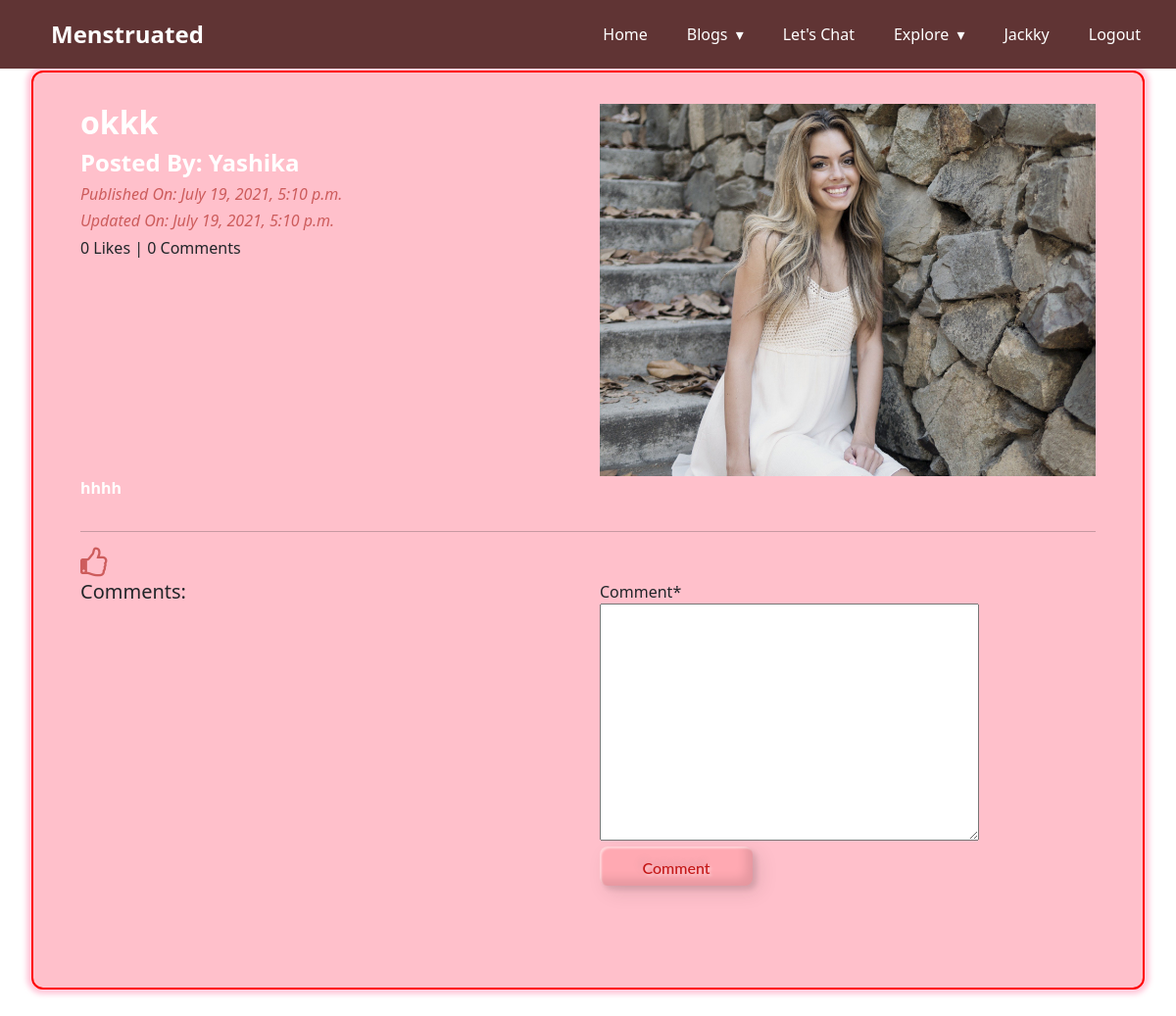
Screenshot of /blog/details/okkk-8022f0fc-eb45-4fe8-b203-3067a86c0cef (signed in) with the database file from the repository.
### App_Blog/models.py (models this page shows, shortened)
class Blog(models.Model):
    author = models.ForeignKey(User, on_delete=models.CASCADE,related_name='post_author')
    blog_title = models.CharField(max_length=264, verbose_name="Put a Title")
    slug = models.SlugField(max_length=264, unique=True)
    blog_content = models.TextField(verbose_name="What is on your mind?")
    blog_image = models.ImageField(upload_to='blog_images', verbose_name="Blog Image")
    public_date = models.DateTimeField(auto_now_add = True)
    update_date = models.DateTimeField(auto_now=True)
    class Meta:
        ordering =['-public_date']

### App_Blog/views.py (the view, shortened to what this page needs)
# urls.py: path('details/<slug:slug>',views.blog_details,name='blog_details'),
def blog_details(request,slug):
     blog = Blog.objects.get(slug=slug)
     comment_form = CommentForm()
     already_liked = Likes.objects.filter(blog=blog,user=request.user)
     if already_liked:
          liked=True
     else:
          liked=False
     return render(request,'App_Blog/blog_details.html', context={'blog':blog,'comment_form':comment_form,'liked':liked})

### App_Blog/forms.py
class CommentForm(forms.ModelForm):
    class Meta:
         model = Comment
         fields =('comment',)

### templates/App_Blog/blog_details.html (shortened to what this page needs)
{% extends 'Base.html' %}
{%  load crispy_forms_tags %}
{% block body_block %}
<div class="blogmore">
  <div class="row">
    <div class="col-sm-6">
    <h2>{{blog.blog_title}}</h2>
    <h4>Posted By: {{blog.author}}</h4>
    <i> <h6> Published On: {{blog.public_date}} </h6></i>
    <i> <h6> Updated On: {{blog.update_date}} </h6></i>
    <h6>{{ blog.liked_blog.count }} Likes | {{ blog.blog_comment.count }} Comments</h6>
    </div>
    <div class="col-sm-6">
    <img src="/media/{{blog.blog_image}}" width="100%">
    </div>
    {{blog.blog_content | linebreaks }}
    </div>
    <hr>
    {%  if not liked %}
    <a href="{%  url 'App_Blog:liked_post' pk=blog.pk %}">
    <i class="fa fa-thumbs-o-up fa-2x"></i>
    </a>
    {% else %}
    <a href="{%  url 'App_Blog:unliked_post' pk=blog.pk %}">
    <i class="fa fa-thumbs-o-down fa-2x"></i>
    </a>
    {% endif %}
    <div class="row">
    <div class="col-sm-6">
    <h5>Comments:</h5>
    </div>
    <div class="col-sm-6">
        <form method="post">
          {{ comment_form | crispy   }}
          <button type="submit" class="custom-btn btn-2">Comment</button>
        </form>
    </div>
    </div>
    <br><br><br>
</div>
{% endblock %}

### templates/Base.html (shortened to what this page needs)
<!DOCTYPE html>
{% load static %}
<html lang="en">
<head>
    <link href="https://cdn.jsdelivr.net/npm/bootstrap@5.0.1/dist/css/bootstrap.min.css" rel="stylesheet"
>
    <link rel="stylesheet" type="" href="https://maxcdn.bootstrapcdn.com/font-awesome/4.6.3/css/font-awesome.min.css">
    <link href="{% static 'css/base.css' %}" rel="stylesheet" />
</head>
<body>
    <section class="nav-bar">
        <div class="nav-container">
            <div class="logo" style=" color: white;
            font-weight: 700;
            font-size: 1.5rem;
            text-decoration: none;
            ">
                <a href="" style="display: flex;
                align-items: center;
                color: white;
                 text-decoration: none;"><img style="width: 20px;margin-right: 1rem;" src="https://www.pngkey.com/png/full/72-724918_vector-drip-clip-art-blood-drop-clipart-png.png"alt="">Menstruated </a>
            </div>
            <nav>
                <ul class="nav-list">
                    <li>
                        <a href="{% url 'index' %}">Home</a>
                    </li>
                    {% if user.is_authenticated %}
                    <li>
                        <a href="#">Blogs</a>
                    </li>
                    <li>
                        <a href="https://letsuschat.herokuapp.com/">Let's Chat</a>
                    </li>
                    <li>
                        <a href="#!">Explore</a>
                    </li>
                    <li>
                        <a href="{% url 'App_Login:profile' %}">{{ user.username }}</a>
                    </li>
                    <li>
                        <a href="{% url 'App_Login:logout' %}">Logout</a>
                    </li>
                    {% endif %}
                </ul>
            </nav>
        </div>
    </section>
    <div class="containermain">
        <div class="main">
            {% block body_block %}
            {% endblock %}
        </div>
    </div>
</body>
</html>

### static/css/base.css (style rules this page uses)
* { margin: 0; padding: 0; box-sizing: border-box; }
html { scroll-behavior: smooth; }
body { font-family: 'Segoe UI', Tahoma, Geneva, Verdana, sans-serif; }
.custom-btn { width: 156px; height: 40px; color: #fff; border-radius: 8px; padding: 10px 25px; font-family: 'Lato', sans-serif; font-weight: 500; font-size: 16px; background: transparent; cursor: pointer; transition: all 0.3s ease; position: relative; display: inline-block; box-shadow: inset 2px 2px 2px 0px rgba(255,255,255,.5), inset -7px -7px 10px 0px rgba(0,0,0,.1),7px 7px 20px 0px rgba(0,0,0,.1), 4px 4px 5px 0px rgba(0,0,0,.1); text-shadow: 2px 2px 3px rgba(255,255,255,.5), -4px -4px 6px rgba(116, 125, 136, .2); outline: none; }
.btn-2 { background-color: #ffa9b2; color: #c41717; border: none; }
.btn-2:before { height: 0%; width: 2px; }
.main { padding-top: 2.5rem; }
.blogmore { margin: 2rem; background: pink; padding: 2rem 3rem; border: 2px solid red; border-radius: 12px; box-shadow: 0 0 5px 5px rgb(255 112 158 / 36%); }
.blogmore h2,h4,p { color: white; font-weight: bold; }
.blogmore i { color: indianred; }
body { margin: 0; padding: 0; }
.nav-bar { height: 70px; background: #262626; z-index: 100000; position: fixed; width: 100%; }
.nav-container { height: 70px; background: #783b3bb8; z-index: 100000; position: fixed; width: 100%; display: flex; align-items: center; justify-content: space-between; padding: 0 1rem; }
nav { float: right; }
nav ul { list-style: none; margin: 0; padding: 0; }
nav ul li { float: left; position: relative; }
nav ul li a, nav ul li a:visited { display: block; padding: 0 20px; line-height: 70px; color: #ffffff; transition: 0.3s ease; text-decoration: none; }
nav ul li a:not(:only-child):after, nav ul li a:visited:not(:only-child):after { padding-left: 4px; content: ' ▾'; }
@media screen and (min-width: 799px) { .nav-list { display: block !important; } }

### rows the page displays
Blog: blog_title "okkk", author "Yashika", public_date "July 19, 2021, 5:10 p.m.", update_date "July 19, 2021, 5:10 p.m.", liked_blog.count "0", blog_comment.count "0", blog_image (picture), blog_content "hhhh"

### other values shown
{{ user.username }} "Jackky"
